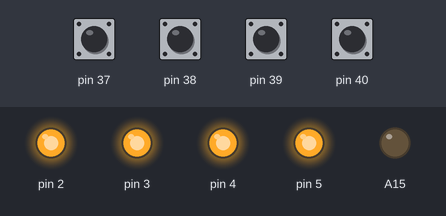
The sketch below on a simulated Arduino Mega 2560, built with avr-gcc and run on an emulated ATmega2560. On the bench: output pins drawn as LEDs (lit = HIGH). The inputs (shaded band) are chosen by the test bench; at power-on: pin 37–40 HIGH.

Above: at 1.2 s.
1.3 s: pin 37 pulled LOW for 0.15 s
At 1.37 s:
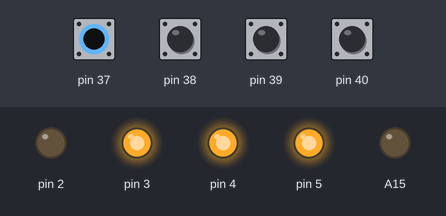
2.9 s: pin 38 pulled LOW for 0.15 s
At 2.97 s:
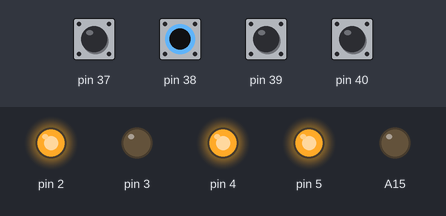
4.5 s: pin 39 pulled LOW for 0.15 s
At 4.57 s:
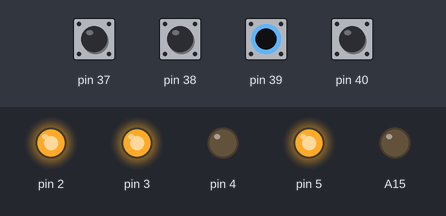
6.1 s: pin 40 pulled LOW for 0.15 s
At 6.17 s:
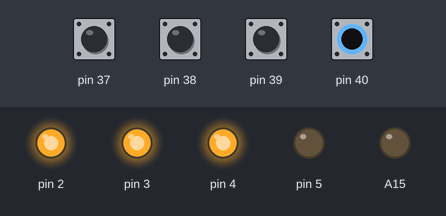
7.7 s: pin 37 driven LOW and pin 38 driven LOW
At 8.3 s:
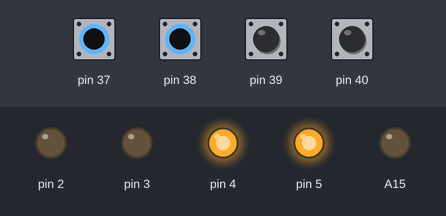
9.2 s: pin 39 pulled LOW for 1 s
At 9.5 s:
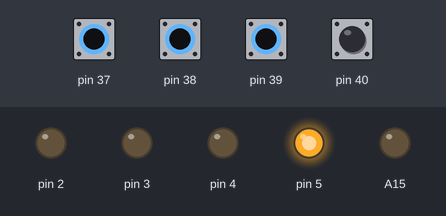
Timing chart, 0 to 12.2 s (numbered marks = the images above; inputs shaded):
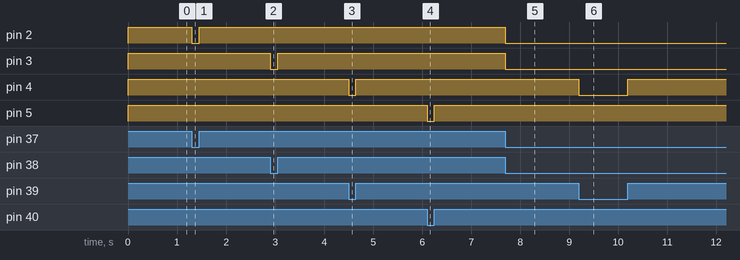

Measured:
- after the input at 1.3 s, pin 2: HIGH → LOW at once, → HIGH 0.15 s later
- after the input at 2.9 s, pin 3: HIGH → LOW at once, → HIGH 0.15 s later
- after the input at 4.5 s, pin 4: HIGH → LOW at once, → HIGH 0.15 s later
- after the input at 6.1 s, pin 5: HIGH → LOW at once, → HIGH 0.15 s later
- after the input at 7.7 s, pin 2, pin 3: HIGH → LOW at once
- after the input at 9.2 s, pin 4: HIGH → LOW at once, → HIGH 1.0 s later

The sketch:

EXA1.ino
```cpp
int base = 2, num = 4, base1 = 37, dipsw1st, dipsw2st, dipsw3st, dipsw4st;

void setup() {
  // put your setup code here, to run once:

    for(int i = base; i < base + num; i++) {

        pinMode(i, OUTPUT);

    }

    for(int i = base1; i < base1 + num; i++) {

        pinMode(i, INPUT_PULLUP);

    }

    pinMode(A15, OUTPUT);
    digitalWrite(A15, LOW);

}

void loop() {
  // put your main code here, to run repeatedly:

    dipsw1st = digitalRead(37);
    digitalWrite(2, dipsw1st);

    dipsw2st = digitalRead(38);
    digitalWrite(3, dipsw2st);

    dipsw3st = digitalRead(39);
    digitalWrite(4, dipsw3st);

    dipsw4st = digitalRead(40);
    digitalWrite(5, dipsw4st);

}
```
